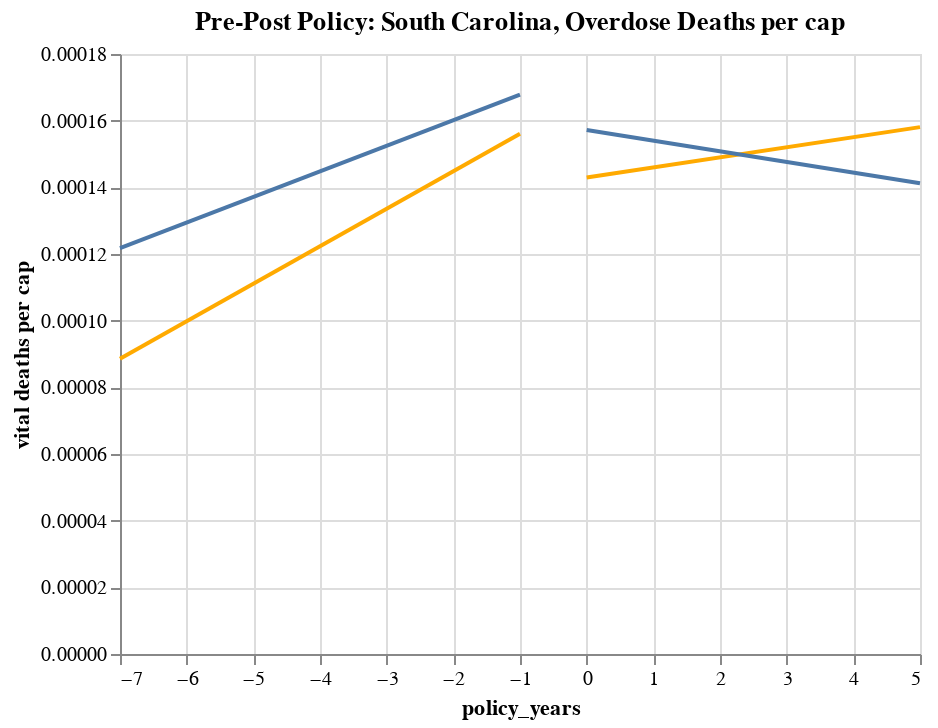

Here is the notebook cell this chart was saved with:
### Code cell
#Difference in difference plot, deaths, FL vs SC
#how do we change the title???
sc_chart_death+fl_chart_death

### Figure 1 — Vega-Lite specification as saved in the notebook (floating-point values rounded to 4 significant figures; data arrays with more than 128 entries replaced by an {"elided": "..."} marker saying what was removed)
{"config": {"view": {"continuousWidth": 400, "continuousHeight": 300}}, "layer": [{"data": {"name": "data-70672eb029b97066f2c4a066cf59674a"}, "mark": {"type": "line", "color": "#FFAA00"}, "encoding": {"x": {"type": "quantitative", "field": "policy_years"}, "y": {"type": "quantitative", "field": "vital deaths per cap"}}, "title": "Pre-Post Policy: South Carolina, Overdose Deaths per cap", "transform": [{"on": "policy_years", "regression": "vital deaths per cap"}]}, {"data": {"name": "data-23eb90eadfa8725c5b3e8af0a71aeabe"}, "mark": {"type": "line", "color": "#FFAA00"}, "encoding": {"x": {"type": "quantitative", "field": "policy_years"}, "y": {"type": "quantitative", "field": "vital deaths per cap"}}, "transform": [{"on": "policy_years", "regression": "vital deaths per cap"}]}, {"layer": [{"data": {"name": "data-42492b957863cf94dcb672c616d324b2"}, "mark": "line", "encoding": {"x": {"type": "quantitative", "field": "policy_years"}, "y": {"type": "quantitative", "field": "vital deaths per cap"}}, "title": "Pre-Post Policy: Florida, Overdose Deaths per cap", "transform": [{"on": "policy_years", "regression": "vital deaths per cap"}]}, {"data": {"name": "data-7868fe4d5a9df5775d31fbfd0b15215d"}, "mark": "line", "encoding": {"x": {"type": "quantitative", "field": "policy_years"}, "y": {"type": "quantitative", "field": "vital deaths per cap"}}, "transform": [{"on": "policy_years", "regression": "vital deaths per cap"}]}]}], "$schema": "https://vega.github.io/schema/vega-lite/v4.8.1.json", "datasets": {"data-70672eb029b97066f2c4a066cf59674a": [{"STNAME": "South Carolina", "CTYNAME": "Aiken County", "fips": "45003", "Year": 2003, "Deaths": 10, "vital deaths per cap": 6.812e-05, "treatment": 0, "policy_years": -7}, {"STNAME": "South Carolina", "CTYNAME": "Aiken County", "fips": "45003", "Year": 2004, "Deaths": 16, "vital deaths per cap": 0.0001076, "treatment": 0, "policy_years": -6}, {"STNAME": "South Carolina", "CTYNAME": "Aiken County", "fips": "45003", "Year": 2005, "Deaths": 13, "vital deaths per cap": 8.658e-05, "treatment": 0, "policy_years": -5}, {"STNAME": "South Carolina", "CTYNAME": "Aiken County", "fips": "45003", "Year": 2006, "Deaths": 25, "vital deaths per cap": 0.0001639, "treatment": 0, "policy_years": -4}, {"STNAME": "South Carolina", "CTYNAME": "Aiken County", "fips": "45003", "Year": 2007, "Deaths": 19, "vital deaths per cap": 0.0001227, "treatment": 0, "policy_years": -3}, {"STNAME": "South Carolina", "CTYNAME": "Aiken County", "fips": "45003", "Year": 2008, "Deaths": 18, "vital deaths per cap": 0.0001147, "treatment": 0, "policy_years": -2}, {"STNAME": "South Carolina", "CTYNAME": "Aiken County", "fips": "45003", "Year": 2009, "Deaths": 21, "vital deaths per cap": 0.0001325, "treatment": 0, "policy_years": -1}, {"STNAME": "South Carolina", "CTYNAME": "Anderson County", "fips": "45007", "Year": 2003, "Deaths": 12, "vital deaths per cap": 6.982e-05, "treatment": 0, "policy_years": -7}, {"STNAME": "South Carolina", "CTYNAME": "Anderson County", "fips": "45007", "Year": 2004, "Deaths": 18, "vital deaths per cap": 0.0001037, "treatment": 0, "policy_years": -6}, {"STNAME": "South Carolina", "CTYNAME": "Anderson County", "fips": "45007", "Year": 2005, "Deaths": 19, "vital deaths per cap": 0.0001083, "treatment": 0, "policy_years": -5}, {"STNAME": "South Carolina", "CTYNAME": "Anderson County", "fips": "45007", "Year": 2006, "Deaths": 18, "vital deaths per cap": 0.0001008, "treatment": 0, "policy_years": -4}, {"STNAME": "South Carolina", "CTYNAME": "Anderson County", "fips": "45007", "Year": 2007, "Deaths": 25, "vital deaths per cap": 0.0001377, "treatment": 0, "policy_years": -3}, {"STNAME": "South Carolina", "CTYNAME": "Anderson County", "fips": "45007", "Year": 2008, "Deaths": 29, "vital deaths per cap": 0.0001572, "treatment": 0, "policy_years": -2}, {"STNAME": "South Carolina", "CTYNAME": "Anderson County", "fips": "45007", "Year": 2009, "Deaths": 41, "vital deaths per cap": 0.0002198, "treatment": 0, "policy_years": -1}, {"STNAME": "South Carolina", "CTYNAME": "Berkeley County", "fips": "45015", "Year": 2004, "Deaths": 10, "vital deaths per cap": 6.588e-05, "treatment": 0, "policy_years": -6}, {"STNAME": "South Carolina", "CTYNAME": "Berkeley County", "fips": "45015", "Year": 2005, "Deaths": 13, "vital deaths per cap": 8.47e-05, "treatment": 0, "policy_years": -5}, {"STNAME": "South Carolina", "CTYNAME": "Berkeley County", "fips": "45015", "Year": 2006, "Deaths": 12, "vital deaths per cap": 7.523e-05, "treatment": 0, "policy_years": -4}, {"STNAME": "South Carolina", "CTYNAME": "Berkeley County", "fips": "45015", "Year": 2007, "Deaths": 11, "vital deaths per cap": 6.67e-05, "treatment": 0, "policy_years": -3}, {"STNAME": "South Carolina", "CTYNAME": "Berkeley County", "fips": "45015", "Year": 2008, "Deaths": 15, "vital deaths per cap": 8.767e-05, "treatment": 0, "policy_years": -2}, {"STNAME": "South Carolina", "CTYNAME": "Berkeley County", "fips": "45015", "Year": 2009, "Deaths": 11, "vital deaths per cap": 6.282e-05, "treatment": 0, "policy_years": -1}, {"STNAME": "South Carolina", "CTYNAME": "Charleston County", "fips": "45019", "Year": 2003, "Deaths": 16, "vital deaths per cap": 4.981e-05, "treatment": 0, "policy_years": -7}, {"STNAME": "South Carolina", "CTYNAME": "Charleston County", "fips": "45019", "Year": 2004, "Deaths": 28, "vital deaths per cap": 8.534e-05, "treatment": 0, "policy_years": -6}, {"STNAME": "South Carolina", "CTYNAME": "Charleston County", "fips": "45019", "Year": 2005, "Deaths": 24, "vital deaths per cap": 7.238e-05, "treatment": 0, "policy_years": -5}, {"STNAME": "South Carolina", "CTYNAME": "Charleston County", "fips": "45019", "Year": 2006, "Deaths": 27, "vital deaths per cap": 8.064e-05, "treatment": 0, "policy_years": -4}, {"STNAME": "South Carolina", "CTYNAME": "Charleston County", "fips": "45019", "Year": 2007, "Deaths": 44, "vital deaths per cap": 0.0001305, "treatment": 0, "policy_years": -3}, {"STNAME": "South Carolina", "CTYNAME": "Charleston County", "fips": "45019", "Year": 2008, "Deaths": 41, "vital deaths per cap": 0.0001199, "treatment": 0, "policy_years": -2}, {"STNAME": "South Carolina", "CTYNAME": "Charleston County", "fips": "45019", "Year": 2009, "Deaths": 39, "vital deaths per cap": 0.0001125, "treatment": 0, "policy_years": -1}, {"STNAME": "South Carolina", "CTYNAME": "Dorchester County", "fips": "45035", "Year": 2008, "Deaths": 14, "vital deaths per cap": 0.0001072, "treatment": 0, "policy_years": -2}, {"STNAME": "South Carolina", "CTYNAME": "Florence County", "fips": "45041", "Year": 2006, "Deaths": 16, "vital deaths per cap": 0.0001208, "treatment": 0, "policy_years": -4}, {"STNAME": "South Carolina", "CTYNAME": "Georgetown County", "fips": "45043", "Year": 2007, "Deaths": 14, "vital deaths per cap": 0.0002323, "treatment": 0, "policy_years": -3}, {"STNAME": "South Carolina", "CTYNAME": "Greenville County", "fips": "45045", "Year": 2003, "Deaths": 32, "vital deaths per cap": 8.117e-05, "treatment": 0, "policy_years": -7}, {"STNAME": "South Carolina", "CTYNAME": "Greenville County", "fips": "45045", "Year": 2004, "Deaths": 28, "vital deaths per cap": 7.012e-05, "treatment": 0, "policy_years": -6}, {"STNAME": "South Carolina", "CTYNAME": "Greenville County", "fips": "45045", "Year": 2005, "Deaths": 63, "vital deaths per cap": 0.0001553, "treatment": 0, "policy_years": -5}, {"STNAME": "South Carolina", "CTYNAME": "Greenville County", "fips": "45045", "Year": 2006, "Deaths": 75, "vital deaths per cap": 0.0001803, "treatment": 0, "policy_years": -4}, {"STNAME": "South Carolina", "CTYNAME": "Greenville County", "fips": "45045", "Year": 2007, "Deaths": 79, "vital deaths per cap": 0.0001846, "treatment": 0, "policy_years": -3}, {"STNAME": "South Carolina", "CTYNAME": "Greenville County", "fips": "45045", "Year": 2008, "Deaths": 79, "vital deaths per cap": 0.0001801, "treatment": 0, "policy_years": -2}, {"STNAME": "South Carolina", "CTYNAME": "Greenville County", "fips": "45045", "Year": 2009, "Deaths": 70, "vital deaths per cap": 0.0001567, "treatment": 0, "policy_years": -1}, {"STNAME": "South Carolina", "CTYNAME": "Greenwood County", "fips": "45047", "Year": 2008, "Deaths": 10, "vital deaths per cap": 0.0001452, "treatment": 0, "policy_years": -2}, {"STNAME": "South Carolina", "CTYNAME": "Horry County", "fips": "45051", "Year": 2003, "Deaths": 36, "vital deaths per cap": 0.00017, "treatment": 0, "policy_years": -7}, {"STNAME": "South Carolina", "CTYNAME": "Horry County", "fips": "45051", "Year": 2004, "Deaths": 27, "vital deaths per cap": 0.0001232, "treatment": 0, "policy_years": -6}, {"STNAME": "South Carolina", "CTYNAME": "Horry County", "fips": "45051", "Year": 2005, "Deaths": 28, "vital deaths per cap": 0.0001218, "treatment": 0, "policy_years": -5}, {"STNAME": "South Carolina", "CTYNAME": "Horry County", "fips": "45051", "Year": 2006, "Deaths": 33, "vital deaths per cap": 0.0001363, "treatment": 0, "policy_years": -4}, {"STNAME": "South Carolina", "CTYNAME": "Horry County", "fips": "45051", "Year": 2007, "Deaths": 29, "vital deaths per cap": 0.0001149, "treatment": 0, "policy_years": -3}, {"STNAME": "South Carolina", "CTYNAME": "Horry County", "fips": "45051", "Year": 2008, "Deaths": 35, "vital deaths per cap": 0.0001343, "treatment": 0, "policy_years": -2}, {"STNAME": "South Carolina", "CTYNAME": "Horry County", "fips": "45051", "Year": 2009, "Deaths": 37, "vital deaths per cap": 0.0001393, "treatment": 0, "policy_years": -1}, {"STNAME": "South Carolina", "CTYNAME": "Laurens County", "fips": "45059", "Year": 2005, "Deaths": 13, "vital deaths per cap": 0.0001922, "treatment": 0, "policy_years": -5}, {"STNAME": "South Carolina", "CTYNAME": "Laurens County", "fips": "45059", "Year": 2008, "Deaths": 13, "vital deaths per cap": 0.0001935, "treatment": 0, "policy_years": -2}, {"STNAME": "South Carolina", "CTYNAME": "Lexington County", "fips": "45063", "Year": 2003, "Deaths": 12, "vital deaths per cap": 5.289e-05, "treatment": 0, "policy_years": -7}, {"STNAME": "South Carolina", "CTYNAME": "Lexington County", "fips": "45063", "Year": 2004, "Deaths": 10, "vital deaths per cap": 4.332e-05, "treatment": 0, "policy_years": -6}, {"STNAME": "South Carolina", "CTYNAME": "Lexington County", "fips": "45063", "Year": 2005, "Deaths": 15, "vital deaths per cap": 6.378e-05, "treatment": 0, "policy_years": -5}, {"STNAME": "South Carolina", "CTYNAME": "Lexington County", "fips": "45063", "Year": 2006, "Deaths": 29, "vital deaths per cap": 0.0001202, "treatment": 0, "policy_years": -4}, {"STNAME": "South Carolina", "CTYNAME": "Lexington County", "fips": "45063", "Year": 2007, "Deaths": 26, "vital deaths per cap": 0.0001055, "treatment": 0, "policy_years": -3}, {"STNAME": "South Carolina", "CTYNAME": "Lexington County", "fips": "45063", "Year": 2008, "Deaths": 15, "vital deaths per cap": 5.935e-05, "treatment": 0, "policy_years": -2}, {"STNAME": "South Carolina", "CTYNAME": "Lexington County", "fips": "45063", "Year": 2009, "Deaths": 22, "vital deaths per cap": 8.495e-05, "treatment": 0, "policy_years": -1}, {"STNAME": "South Carolina", "CTYNAME": "Oconee County", "fips": "45073", "Year": 2004, "Deaths": 10, "vital deaths per cap": 0.0001436, "treatment": 0, "policy_years": -6}, {"STNAME": "South Carolina", "CTYNAME": "Oconee County", "fips": "45073", "Year": 2005, "Deaths": 11, "vital deaths per cap": 0.0001558, "treatment": 0, "policy_years": -5}, {"STNAME": "South Carolina", "CTYNAME": "Oconee County", "fips": "45073", "Year": 2006, "Deaths": 14, "vital deaths per cap": 0.0001958, "treatment": 0, "policy_years": -4}, {"STNAME": "South Carolina", "CTYNAME": "Oconee County", "fips": "45073", "Year": 2007, "Deaths": 17, "vital deaths per cap": 0.0002348, "treatment": 0, "policy_years": -3}, {"STNAME": "South Carolina", "CTYNAME": "Oconee County", "fips": "45073", "Year": 2008, "Deaths": 20, "vital deaths per cap": 0.0002736, "treatment": 0, "policy_years": -2}, {"STNAME": "South Carolina", "CTYNAME": "Oconee County", "fips": "45073", "Year": 2009, "Deaths": 15, "vital deaths per cap": 0.0002032, "treatment": 0, "policy_years": -1}, {"STNAME": "South Carolina", "CTYNAME": "Pickens County", "fips": "45077", "Year": 2004, "Deaths": 15, "vital deaths per cap": 0.0001321, "treatment": 0, "policy_years": -6}, {"STNAME": "South Carolina", "CTYNAME": "Pickens County", "fips": "45077", "Year": 2005, "Deaths": 17, "vital deaths per cap": 0.0001487, "treatment": 0, "policy_years": -5}, {"STNAME": "South Carolina", "CTYNAME": "Pickens County", "fips": "45077", "Year": 2006, "Deaths": 25, "vital deaths per cap": 0.0002163, "treatment": 0, "policy_years": -4}, {"STNAME": "South Carolina", "CTYNAME": "Pickens County", "fips": "45077", "Year": 2007, "Deaths": 18, "vital deaths per cap": 0.0001541, "treatment": 0, "policy_years": -3}, {"STNAME": "South Carolina", "CTYNAME": "Pickens County", "fips": "45077", "Year": 2008, "Deaths": 16, "vital deaths per cap": 0.0001352, "treatment": 0, "policy_years": -2}, {"STNAME": "South Carolina", "CTYNAME": "Pickens County", "fips": "45077", "Year": 2009, "Deaths": 30, "vital deaths per cap": 0.0002517, "treatment": 0, "policy_years": -1}, {"STNAME": "South Carolina", "CTYNAME": "Richland County", "fips": "45079", "Year": 2003, "Deaths": 26, "vital deaths per cap": 7.732e-05, "treatment": 0, "policy_years": -7}, {"STNAME": "South Carolina", "CTYNAME": "Richland County", "fips": "45079", "Year": 2004, "Deaths": 14, "vital deaths per cap": 4.049e-05, "treatment": 0, "policy_years": -6}, {"STNAME": "South Carolina", "CTYNAME": "Richland County", "fips": "45079", "Year": 2005, "Deaths": 24, "vital deaths per cap": 6.877e-05, "treatment": 0, "policy_years": -5}, {"STNAME": "South Carolina", "CTYNAME": "Richland County", "fips": "45079", "Year": 2006, "Deaths": 38, "vital deaths per cap": 0.0001064, "treatment": 0, "policy_years": -4}, {"STNAME": "South Carolina", "CTYNAME": "Richland County", "fips": "45079", "Year": 2007, "Deaths": 20, "vital deaths per cap": 5.463e-05, "treatment": 0, "policy_years": -3}, {"STNAME": "South Carolina", "CTYNAME": "Richland County", "fips": "45079", "Year": 2008, "Deaths": 27, "vital deaths per cap": 7.223e-05, "treatment": 0, "policy_years": -2}, {"STNAME": "South Carolina", "CTYNAME": "Richland County", "fips": "45079", "Year": 2009, "Deaths": 30, "vital deaths per cap": 7.89e-05, "treatment": 0, "policy_years": -1}, {"STNAME": "South Carolina", "CTYNAME": "Spartanburg County", "fips": "45083", "Year": 2003, "Deaths": 21, "vital deaths per cap": 8.07e-05, "treatment": 0, "policy_years": -7}, {"STNAME": "South Carolina", "CTYNAME": "Spartanburg County", "fips": "45083", "Year": 2004, "Deaths": 38, "vital deaths per cap": 0.0001451, "treatment": 0, "policy_years": -6}, {"STNAME": "South Carolina", "CTYNAME": "Spartanburg County", "fips": "45083", "Year": 2005, "Deaths": 44, "vital deaths per cap": 0.0001664, "treatment": 0, "policy_years": -5}, {"STNAME": "South Carolina", "CTYNAME": "Spartanburg County", "fips": "45083", "Year": 2006, "Deaths": 55, "vital deaths per cap": 0.0002045, "treatment": 0, "policy_years": -4}, {"STNAME": "South Carolina", "CTYNAME": "Spartanburg County", "fips": "45083", "Year": 2007, "Deaths": 35, "vital deaths per cap": 0.0001276, "treatment": 0, "policy_years": -3}, {"STNAME": "South Carolina", "CTYNAME": "Spartanburg County", "fips": "45083", "Year": 2008, "Deaths": 61, "vital deaths per cap": 0.0002181, "treatment": 0, "policy_years": -2}, {"STNAME": "South Carolina", "CTYNAME": "Spartanburg County", "fips": "45083", "Year": 2009, "Deaths": 69, "vital deaths per cap": 0.0002435, "treatment": 0, "policy_years": -1}, {"STNAME": "South Carolina", "CTYNAME": "York County", "fips": "45091", "Year": 2003, "Deaths": 10, "vital deaths per cap": 5.645e-05, "treatment": 0, "policy_years": -7}, {"STNAME": "South Carolina", "CTYNAME": "York County", "fips": "45091", "Year": 2004, "Deaths": 11, "vital deaths per cap": 6.049e-05, "treatment": 0, "policy_years": -6}, {"STNAME": "South Carolina", "CTYNAME": "York County", "fips": "45091", "Year": 2005, "Deaths": 23, "vital deaths per cap": 0.0001223, "treatment": 0, "policy_years": -5}, {"STNAME": "South Carolina", "CTYNAME": "York County", "fips": "45091", "Year": 2006, "Deaths": 15, "vital deaths per cap": 7.58e-05, "treatment": 0, "policy_years": -4}, {"STNAME": "South Carolina", "CTYNAME": "York County", "fips": "45091", "Year": 2007, "Deaths": 16, "vital deaths per cap": 7.669e-05, "treatment": 0, "policy_years": -3}, {"STNAME": "South Carolina", "CTYNAME": "York County", "fips": "45091", "Year": 2008, "Deaths": 25, "vital deaths per cap": 0.000115, "treatment": 0, "policy_years": -2}, {"STNAME": "South Carolina", "CTYNAME": "York County", "fips": "45091", "Year": 2009, "Deaths": 26, "vital deaths per cap": 0.0001163, "treatment": 0, "policy_years": -1}], "data-23eb90eadfa8725c5b3e8af0a71aeabe": [{"STNAME": "South Carolina", "CTYNAME": "Aiken County", "fips": "45003", "Year": 2010, "Deaths": 25, "vital deaths per cap": 0.0001562, "treatment": 0, "policy_years": 0}, {"STNAME": "South Carolina", "CTYNAME": "Aiken County", "fips": "45003", "Year": 2011, "Deaths": 22, "vital deaths per cap": 0.0001361, "treatment": 0, "policy_years": 1}, {"STNAME": "South Carolina", "CTYNAME": "Aiken County", "fips": "45003", "Year": 2012, "Deaths": 26, "vital deaths per cap": 0.0001596, "treatment": 0, "policy_years": 2}, {"STNAME": "South Carolina", "CTYNAME": "Aiken County", "fips": "45003", "Year": 2013, "Deaths": 27, "vital deaths per cap": 0.0001649, "treatment": 0, "policy_years": 3}, {"STNAME": "South Carolina", "CTYNAME": "Aiken County", "fips": "45003", "Year": 2014, "Deaths": 26, "vital deaths per cap": 0.0001583, "treatment": 0, "policy_years": 4}, {"STNAME": "South Carolina", "CTYNAME": "Aiken County", "fips": "45003", "Year": 2015, "Deaths": 30, "vital deaths per cap": 0.0001811, "treatment": 0, "policy_years": 5}, {"STNAME": "South Carolina", "CTYNAME": "Anderson County", "fips": "45007", "Year": 2010, "Deaths": 33, "vital deaths per cap": 0.0001764, "treatment": 0, "policy_years": 0}, {"STNAME": "South Carolina", "CTYNAME": "Anderson County", "fips": "45007", "Year": 2011, "Deaths": 32, "vital deaths per cap": 0.0001701, "treatment": 0, "policy_years": 1}, {"STNAME": "South Carolina", "CTYNAME": "Anderson County", "fips": "45007", "Year": 2012, "Deaths": 28, "vital deaths per cap": 0.0001483, "treatment": 0, "policy_years": 2}, {"STNAME": "South Carolina", "CTYNAME": "Anderson County", "fips": "45007", "Year": 2013, "Deaths": 36, "vital deaths per cap": 0.0001895, "treatment": 0, "policy_years": 3}, {"STNAME": "South Carolina", "CTYNAME": "Anderson County", "fips": "45007", "Year": 2014, "Deaths": 35, "vital deaths per cap": 0.0001825, "treatment": 0, "policy_years": 4}, {"STNAME": "South Carolina", "CTYNAME": "Anderson County", "fips": "45007", "Year": 2015, "Deaths": 39, "vital deaths per cap": 0.0002013, "treatment": 0, "policy_years": 5}, {"STNAME": "South Carolina", "CTYNAME": "Beaufort County", "fips": "45013", "Year": 2010, "Deaths": 11, "vital deaths per cap": 6.78e-05, "treatment": 0, "policy_years": 0}, {"STNAME": "South Carolina", "CTYNAME": "Beaufort County", "fips": "45013", "Year": 2011, "Deaths": 13, "vital deaths per cap": 7.925e-05, "treatment": 0, "policy_years": 1}, {"STNAME": "South Carolina", "CTYNAME": "Beaufort County", "fips": "45013", "Year": 2013, "Deaths": 11, "vital deaths per cap": 6.434e-05, "treatment": 0, "policy_years": 3}, {"STNAME": "South Carolina", "CTYNAME": "Beaufort County", "fips": "45013", "Year": 2014, "Deaths": 10, "vital deaths per cap": 5.713e-05, "treatment": 0, "policy_years": 4}, {"STNAME": "South Carolina", "CTYNAME": "Berkeley County", "fips": "45015", "Year": 2010, "Deaths": 22, "vital deaths per cap": 0.0001237, "treatment": 0, "policy_years": 0}, {"STNAME": "South Carolina", "CTYNAME": "Berkeley County", "fips": "45015", "Year": 2011, "Deaths": 16, "vital deaths per cap": 8.706e-05, "treatment": 0, "policy_years": 1}, {"STNAME": "South Carolina", "CTYNAME": "Berkeley County", "fips": "45015", "Year": 2012, "Deaths": 19, "vital deaths per cap": 0.0001002, "treatment": 0, "policy_years": 2}, {"STNAME": "South Carolina", "CTYNAME": "Berkeley County", "fips": "45015", "Year": 2013, "Deaths": 25, "vital deaths per cap": 0.0001288, "treatment": 0, "policy_years": 3}, {"STNAME": "South Carolina", "CTYNAME": "Berkeley County", "fips": "45015", "Year": 2014, "Deaths": 23, "vital deaths per cap": 0.000116, "treatment": 0, "policy_years": 4}, {"STNAME": "South Carolina", "CTYNAME": "Berkeley County", "fips": "45015", "Year": 2015, "Deaths": 25, "vital deaths per cap": 0.0001231, "treatment": 0, "policy_years": 5}, {"STNAME": "South Carolina", "CTYNAME": "Charleston County", "fips": "45019", "Year": 2010, "Deaths": 54, "vital deaths per cap": 0.0001542, "treatment": 0, "policy_years": 0}, {"STNAME": "South Carolina", "CTYNAME": "Charleston County", "fips": "45019", "Year": 2011, "Deaths": 42, "vital deaths per cap": 0.0001175, "treatment": 0, "policy_years": 1}, {"STNAME": "South Carolina", "CTYNAME": "Charleston County", "fips": "45019", "Year": 2012, "Deaths": 30, "vital deaths per cap": 8.228e-05, "treatment": 0, "policy_years": 2}, {"STNAME": "South Carolina", "CTYNAME": "Charleston County", "fips": "45019", "Year": 2013, "Deaths": 37, "vital deaths per cap": 9.954e-05, "treatment": 0, "policy_years": 3}, {"STNAME": "South Carolina", "CTYNAME": "Charleston County", "fips": "45019", "Year": 2014, "Deaths": 47, "vital deaths per cap": 0.0001238, "treatment": 0, "policy_years": 4}, {"STNAME": "South Carolina", "CTYNAME": "Charleston County", "fips": "45019", "Year": 2015, "Deaths": 59, "vital deaths per cap": 0.0001516, "treatment": 0, "policy_years": 5}, {"STNAME": "South Carolina", "CTYNAME": "Cherokee County", "fips": "45021", "Year": 2012, "Deaths": 12, "vital deaths per cap": 0.000215, "treatment": 0, "policy_years": 2}, {"STNAME": "South Carolina", "CTYNAME": "Darlington County", "fips": "45031", "Year": 2013, "Deaths": 12, "vital deaths per cap": 0.000177, "treatment": 0, "policy_years": 3}, {"STNAME": "South Carolina", "CTYNAME": "Dorchester County", "fips": "45035", "Year": 2012, "Deaths": 15, "vital deaths per cap": 0.0001052, "treatment": 0, "policy_years": 2}, {"STNAME": "South Carolina", "CTYNAME": "Dorchester County", "fips": "45035", "Year": 2013, "Deaths": 14, "vital deaths per cap": 9.619e-05, "treatment": 0, "policy_years": 3}, {"STNAME": "South Carolina", "CTYNAME": "Dorchester County", "fips": "45035", "Year": 2014, "Deaths": 10, "vital deaths per cap": 6.723e-05, "treatment": 0, "policy_years": 4}, {"STNAME": "South Carolina", "CTYNAME": "Dorchester County", "fips": "45035", "Year": 2015, "Deaths": 27, "vital deaths per cap": 0.0001767, "treatment": 0, "policy_years": 5}, {"STNAME": "South Carolina", "CTYNAME": "Florence County", "fips": "45041", "Year": 2010, "Deaths": 16, "vital deaths per cap": 0.0001169, "treatment": 0, "policy_years": 0}, {"STNAME": "South Carolina", "CTYNAME": "Florence County", "fips": "45041", "Year": 2011, "Deaths": 10, "vital deaths per cap": 7.266e-05, "treatment": 0, "policy_years": 1}, {"STNAME": "South Carolina", "CTYNAME": "Florence County", "fips": "45041", "Year": 2013, "Deaths": 20, "vital deaths per cap": 0.0001447, "treatment": 0, "policy_years": 3}, {"STNAME": "South Carolina", "CTYNAME": "Florence County", "fips": "45041", "Year": 2014, "Deaths": 20, "vital deaths per cap": 0.0001441, "treatment": 0, "policy_years": 4}, {"STNAME": "South Carolina", "CTYNAME": "Florence County", "fips": "45041", "Year": 2015, "Deaths": 15, "vital deaths per cap": 0.0001081, "treatment": 0, "policy_years": 5}, {"STNAME": "South Carolina", "CTYNAME": "Georgetown County", "fips": "45043", "Year": 2014, "Deaths": 10, "vital deaths per cap": 0.0001644, "treatment": 0, "policy_years": 4}, {"STNAME": "South Carolina", "CTYNAME": "Georgetown County", "fips": "45043", "Year": 2015, "Deaths": 10, "vital deaths per cap": 0.0001627, "treatment": 0, "policy_years": 5}, {"STNAME": "South Carolina", "CTYNAME": "Greenville County", "fips": "45045", "Year": 2010, "Deaths": 77, "vital deaths per cap": 0.0001706, "treatment": 0, "policy_years": 0}, {"STNAME": "South Carolina", "CTYNAME": "Greenville County", "fips": "45045", "Year": 2011, "Deaths": 71, "vital deaths per cap": 0.0001547, "treatment": 0, "policy_years": 1}, {"STNAME": "South Carolina", "CTYNAME": "Greenville County", "fips": "45045", "Year": 2012, "Deaths": 73, "vital deaths per cap": 0.0001566, "treatment": 0, "policy_years": 2}, {"STNAME": "South Carolina", "CTYNAME": "Greenville County", "fips": "45045", "Year": 2013, "Deaths": 68, "vital deaths per cap": 0.0001438, "treatment": 0, "policy_years": 3}, {"STNAME": "South Carolina", "CTYNAME": "Greenville County", "fips": "45045", "Year": 2014, "Deaths": 81, "vital deaths per cap": 0.0001682, "treatment": 0, "policy_years": 4}, {"STNAME": "South Carolina", "CTYNAME": "Greenville County", "fips": "45045", "Year": 2015, "Deaths": 100, "vital deaths per cap": 0.0002037, "treatment": 0, "policy_years": 5}, {"STNAME": "South Carolina", "CTYNAME": "Greenwood County", "fips": "45047", "Year": 2014, "Deaths": 10, "vital deaths per cap": 0.0001435, "treatment": 0, "policy_years": 4}, {"STNAME": "South Carolina", "CTYNAME": "Horry County", "fips": "45051", "Year": 2010, "Deaths": 39, "vital deaths per cap": 0.0001448, "treatment": 0, "policy_years": 0}, {"STNAME": "South Carolina", "CTYNAME": "Horry County", "fips": "45051", "Year": 2011, "Deaths": 25, "vital deaths per cap": 9.076e-05, "treatment": 0, "policy_years": 1}, {"STNAME": "South Carolina", "CTYNAME": "Horry County", "fips": "45051", "Year": 2012, "Deaths": 31, "vital deaths per cap": 0.0001102, "treatment": 0, "policy_years": 2}, {"STNAME": "South Carolina", "CTYNAME": "Horry County", "fips": "45051", "Year": 2013, "Deaths": 33, "vital deaths per cap": 0.0001143, "treatment": 0, "policy_years": 3}, {"STNAME": "South Carolina", "CTYNAME": "Horry County", "fips": "45051", "Year": 2014, "Deaths": 55, "vital deaths per cap": 0.0001847, "treatment": 0, "policy_years": 4}, {"STNAME": "South Carolina", "CTYNAME": "Horry County", "fips": "45051", "Year": 2015, "Deaths": 46, "vital deaths per cap": 0.0001489, "treatment": 0, "policy_years": 5}, {"STNAME": "South Carolina", "CTYNAME": "Lancaster County", "fips": "45057", "Year": 2010, "Deaths": 15, "vital deaths per cap": 0.0001957, "treatment": 0, "policy_years": 0}, {"STNAME": "South Carolina", "CTYNAME": "Lancaster County", "fips": "45057", "Year": 2011, "Deaths": 11, "vital deaths per cap": 0.0001413, "treatment": 0, "policy_years": 1}, {"STNAME": "South Carolina", "CTYNAME": "Lancaster County", "fips": "45057", "Year": 2013, "Deaths": 11, "vital deaths per cap": 0.0001364, "treatment": 0, "policy_years": 3}, {"STNAME": "South Carolina", "CTYNAME": "Laurens County", "fips": "45059", "Year": 2010, "Deaths": 12, "vital deaths per cap": 0.0001804, "treatment": 0, "policy_years": 0}, {"STNAME": "South Carolina", "CTYNAME": "Laurens County", "fips": "45059", "Year": 2013, "Deaths": 17, "vital deaths per cap": 0.000257, "treatment": 0, "policy_years": 3}, {"STNAME": "South Carolina", "CTYNAME": "Laurens County", "fips": "45059", "Year": 2015, "Deaths": 10, "vital deaths per cap": 0.0001506, "treatment": 0, "policy_years": 5}, {"STNAME": "South Carolina", "CTYNAME": "Lexington County", "fips": "45063", "Year": 2010, "Deaths": 36, "vital deaths per cap": 0.0001372, "treatment": 0, "policy_years": 0}, {"STNAME": "South Carolina", "CTYNAME": "Lexington County", "fips": "45063", "Year": 2011, "Deaths": 38, "vital deaths per cap": 0.0001427, "treatment": 0, "policy_years": 1}, {"STNAME": "South Carolina", "CTYNAME": "Lexington County", "fips": "45063", "Year": 2012, "Deaths": 31, "vital deaths per cap": 0.0001149, "treatment": 0, "policy_years": 2}, {"STNAME": "South Carolina", "CTYNAME": "Lexington County", "fips": "45063", "Year": 2013, "Deaths": 47, "vital deaths per cap": 0.000172, "treatment": 0, "policy_years": 3}, {"STNAME": "South Carolina", "CTYNAME": "Lexington County", "fips": "45063", "Year": 2014, "Deaths": 47, "vital deaths per cap": 0.0001694, "treatment": 0, "policy_years": 4}, {"STNAME": "South Carolina", "CTYNAME": "Lexington County", "fips": "45063", "Year": 2015, "Deaths": 44, "vital deaths per cap": 0.0001562, "treatment": 0, "policy_years": 5}, {"STNAME": "South Carolina", "CTYNAME": "Oconee County", "fips": "45073", "Year": 2010, "Deaths": 16, "vital deaths per cap": 0.0002154, "treatment": 0, "policy_years": 0}, {"STNAME": "South Carolina", "CTYNAME": "Oconee County", "fips": "45073", "Year": 2011, "Deaths": 21, "vital deaths per cap": 0.0002828, "treatment": 0, "policy_years": 1}, {"STNAME": "South Carolina", "CTYNAME": "Oconee County", "fips": "45073", "Year": 2012, "Deaths": 20, "vital deaths per cap": 0.0002683, "treatment": 0, "policy_years": 2}, {"STNAME": "South Carolina", "CTYNAME": "Oconee County", "fips": "45073", "Year": 2013, "Deaths": 12, "vital deaths per cap": 0.0001601, "treatment": 0, "policy_years": 3}, {"STNAME": "South Carolina", "CTYNAME": "Oconee County", "fips": "45073", "Year": 2014, "Deaths": 20, "vital deaths per cap": 0.0002659, "treatment": 0, "policy_years": 4}, {"STNAME": "South Carolina", "CTYNAME": "Oconee County", "fips": "45073", "Year": 2015, "Deaths": 19, "vital deaths per cap": 0.0002505, "treatment": 0, "policy_years": 5}, {"STNAME": "South Carolina", "CTYNAME": "Pickens County", "fips": "45077", "Year": 2010, "Deaths": 28, "vital deaths per cap": 0.0002349, "treatment": 0, "policy_years": 0}, {"STNAME": "South Carolina", "CTYNAME": "Pickens County", "fips": "45077", "Year": 2011, "Deaths": 26, "vital deaths per cap": 0.0002172, "treatment": 0, "policy_years": 1}, {"STNAME": "South Carolina", "CTYNAME": "Pickens County", "fips": "45077", "Year": 2012, "Deaths": 32, "vital deaths per cap": 0.0002671, "treatment": 0, "policy_years": 2}, {"STNAME": "South Carolina", "CTYNAME": "Pickens County", "fips": "45077", "Year": 2013, "Deaths": 30, "vital deaths per cap": 0.0002516, "treatment": 0, "policy_years": 3}, {"STNAME": "South Carolina", "CTYNAME": "Pickens County", "fips": "45077", "Year": 2014, "Deaths": 33, "vital deaths per cap": 0.0002738, "treatment": 0, "policy_years": 4}, {"STNAME": "South Carolina", "CTYNAME": "Pickens County", "fips": "45077", "Year": 2015, "Deaths": 29, "vital deaths per cap": 0.0002387, "treatment": 0, "policy_years": 5}, {"STNAME": "South Carolina", "CTYNAME": "Richland County", "fips": "45079", "Year": 2010, "Deaths": 45, "vital deaths per cap": 0.000117, "treatment": 0, "policy_years": 0}, {"STNAME": "South Carolina", "CTYNAME": "Richland County", "fips": "45079", "Year": 2011, "Deaths": 36, "vital deaths per cap": 9.249e-05, "treatment": 0, "policy_years": 1}, {"STNAME": "South Carolina", "CTYNAME": "Richland County", "fips": "45079", "Year": 2012, "Deaths": 32, "vital deaths per cap": 8.142e-05, "treatment": 0, "policy_years": 2}, {"STNAME": "South Carolina", "CTYNAME": "Richland County", "fips": "45079", "Year": 2013, "Deaths": 26, "vital deaths per cap": 6.553e-05, "treatment": 0, "policy_years": 3}, {"STNAME": "South Carolina", "CTYNAME": "Richland County", "fips": "45079", "Year": 2014, "Deaths": 48, "vital deaths per cap": 0.0001199, "treatment": 0, "policy_years": 4}, {"STNAME": "South Carolina", "CTYNAME": "Richland County", "fips": "45079", "Year": 2015, "Deaths": 35, "vital deaths per cap": 8.621e-05, "treatment": 0, "policy_years": 5}, {"STNAME": "South Carolina", "CTYNAME": "Spartanburg County", "fips": "45083", "Year": 2010, "Deaths": 46, "vital deaths per cap": 0.0001618, "treatment": 0, "policy_years": 0}, {"STNAME": "South Carolina", "CTYNAME": "Spartanburg County", "fips": "45083", "Year": 2011, "Deaths": 58, "vital deaths per cap": 0.0002027, "treatment": 0, "policy_years": 1}, {"STNAME": "South Carolina", "CTYNAME": "Spartanburg County", "fips": "45083", "Year": 2012, "Deaths": 29, "vital deaths per cap": 0.0001006, "treatment": 0, "policy_years": 2}, {"STNAME": "South Carolina", "CTYNAME": "Spartanburg County", "fips": "45083", "Year": 2013, "Deaths": 35, "vital deaths per cap": 0.0001205, "treatment": 0, "policy_years": 3}, {"STNAME": "South Carolina", "CTYNAME": "Spartanburg County", "fips": "45083", "Year": 2014, "Deaths": 42, "vital deaths per cap": 0.0001434, "treatment": 0, "policy_years": 4}, {"STNAME": "South Carolina", "CTYNAME": "Spartanburg County", "fips": "45083", "Year": 2015, "Deaths": 51, "vital deaths per cap": 0.000172, "treatment": 0, "policy_years": 5}, {"STNAME": "South Carolina", "CTYNAME": "York County", "fips": "45091", "Year": 2010, "Deaths": 24, "vital deaths per cap": 0.0001062, "treatment": 0, "policy_years": 0}, {"STNAME": "South Carolina", "CTYNAME": "York County", "fips": "45091", "Year": 2011, "Deaths": 22, "vital deaths per cap": 9.562e-05, "treatment": 0, "policy_years": 1}, {"STNAME": "South Carolina", "CTYNAME": "York County", "fips": "45091", "Year": 2012, "Deaths": 28, "vital deaths per cap": 0.0001196, "treatment": 0, "policy_years": 2}, {"STNAME": "South Carolina", "CTYNAME": "York County", "fips": "45091", "Year": 2013, "Deaths": 31, "vital deaths per cap": 0.0001299, "treatment": 0, "policy_years": 3}, {"STNAME": "South Carolina", "CTYNAME": "York County", "fips": "45091", "Year": 2014, "Deaths": 32, "vital deaths per cap": 0.0001309, "treatment": 0, "policy_years": 4}, {"STNAME": "South Carolina", "CTYNAME": "York County", "fips": "45091", "Year": 2015, "Deaths": 38, "vital deaths per cap": 0.0001517, "treatment": 0, "policy_years": 5}], "data-42492b957863cf94dcb672c616d324b2": {"elided": "238 records"}, "data-7868fe4d5a9df5775d31fbfd0b15215d": {"elided": "220 records"}}}
